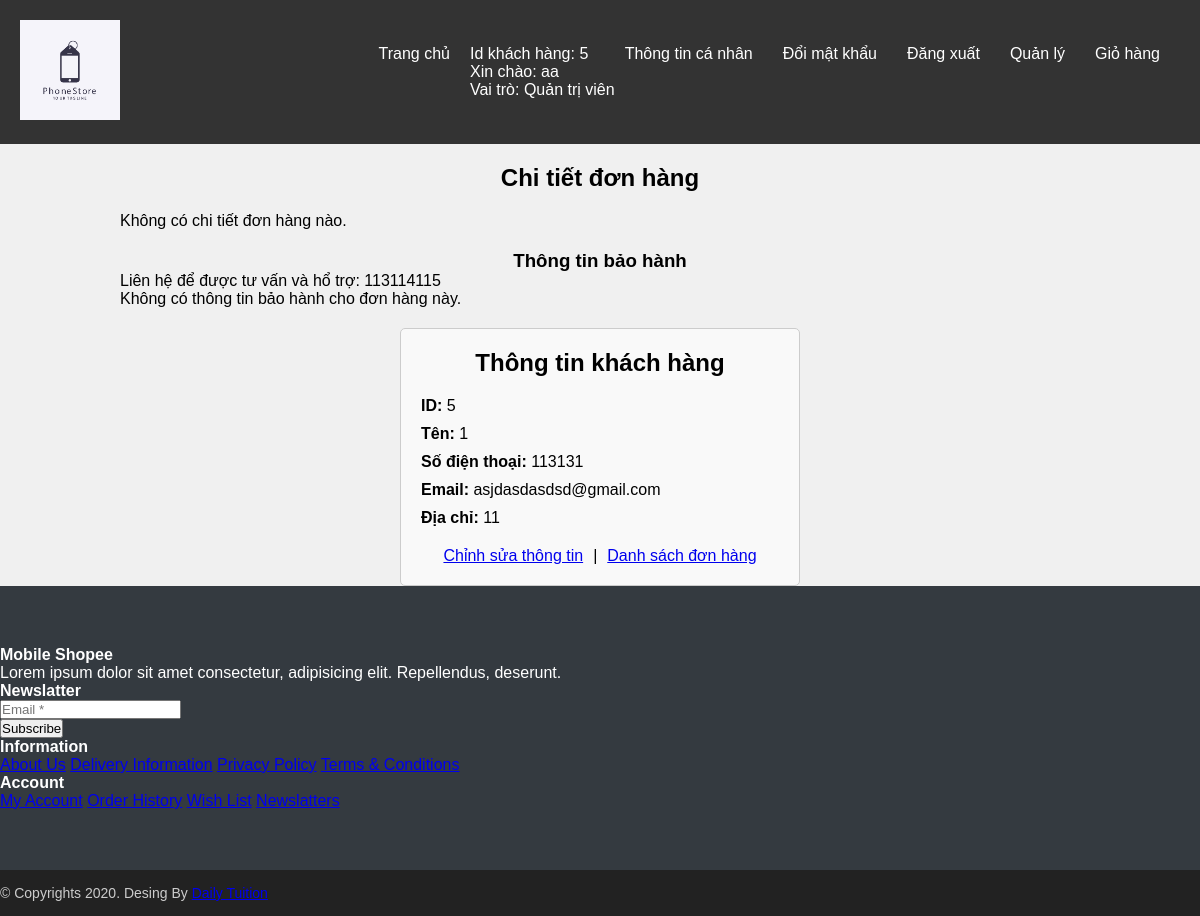
/user/index.php?ctrl=customerUserController&action=viewOrderDetail&id=154 (signed in), run on an earlier commit of the app's database.
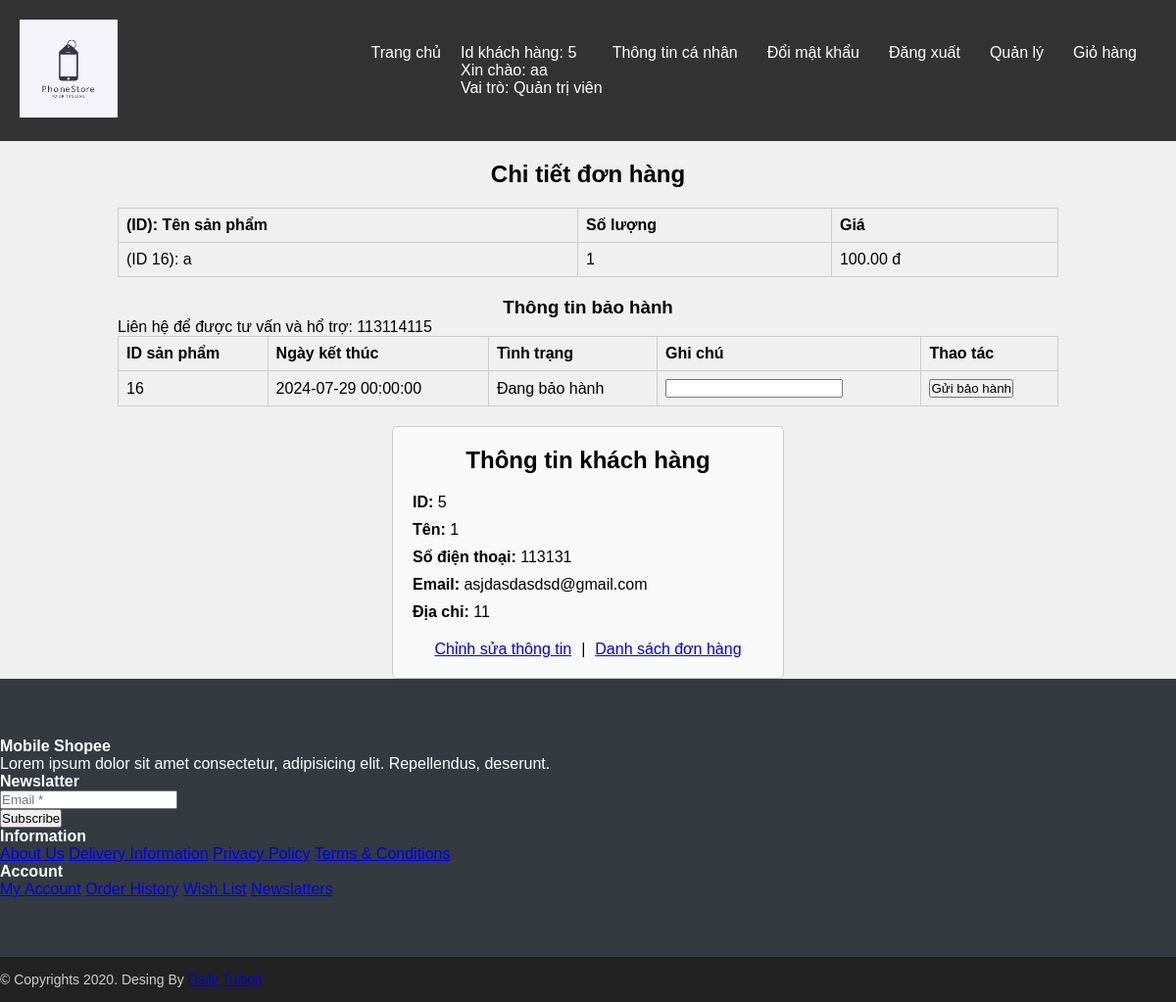
And on a later commit of the database.
### tables this page shows
CREATE TABLE `chi_tiet_don_hang` (
  `id` int(11) NOT NULL,
  `id_don_hang` int(11) DEFAULT NULL,
  `id_san_pham` int(11) DEFAULT NULL,
  `so_luong` int(11) DEFAULT NULL,
  `gia` decimal(10,2) DEFAULT NULL
);

CREATE TABLE `san_pham` (
  `id` int(11) NOT NULL,
  `ten` varchar(255) DEFAULT NULL,
  `anh` varchar(255) DEFAULT NULL,
  `id_danh_muc` int(11) DEFAULT NULL,
  `gia` decimal(10,3) DEFAULT NULL,
  `so_luong` int(11) DEFAULT NULL,
  `mo_ta` text DEFAULT NULL
);

CREATE TABLE `phieu_bao_hanh` (
  `id` int(11) NOT NULL,
  `id_san_pham` int(11) DEFAULT NULL,
  `id_don_hang` int(11) DEFAULT NULL,
  `ngay_lap` datetime DEFAULT NULL,
  `ngay_het_han` datetime DEFAULT NULL,
  `tinh_trang` varchar(255) DEFAULT NULL,
  `ghi_chu` text DEFAULT NULL
);

### lib/database.php (called while the page is built, shortened)
<?php
class Database
{
    private $host = "localhost";
    private $username = "root";
    private $password = "";
    private $database = "phonestore";
    private $conn;
    public function __construct()
    {
        $this->conn = $this->connectDB();
    }
    private function connectDB()
    {
        $conn = mysqli_connect($this->host, $this->username, $this->password, $this->database);
        return $conn;
    }
    public function select($query)
    {
        $result = mysqli_query($this->conn, $query);
        if ($result) {
            $data = mysqli_fetch_all($result, MYSQLI_ASSOC);
            return $data;
        } else {
            die(mysqli_error($this->conn));
        }
    }
}

### user/model/customerUserModel.php (called while the page is built, shortened)
<?php
class customerUserModel
{
    private $db;
    public function __construct()
    {
        $this->db = new Database();
    }
    public function getOrderDetailsByOrderId($id_don_hang)
    {
        $query = "SELECT chi_tiet_don_hang.*,san_pham.ten AS ten_san_pham
              FROM chi_tiet_don_hang
              JOIN san_pham ON chi_tiet_don_hang.id_san_pham = san_pham.id
              where id_don_hang = $id_don_hang";;
        return $this->db->select($query);
    }
}

### user/model/cartModel.php (called while the page is built, shortened)
<?php
class CartModel
{
    private $db;
    public function __construct()
    {
        $this->db = new Database();
    }
    public function getWarrantyInfoByOrderId($id_don_hang)
    {
        $query = "SELECT * FROM phieu_bao_hanh WHERE id_don_hang = $id_don_hang";
        $result = $this->db->select($query);
        return $result;
    }
}

### user/view/infoUser.php (the view, shortened to what the changed rows need)
<!DOCTYPE html>
<html lang="vi">
<head>
</head>
<body>
    <div class="customer-info">
        <h2>Thông tin khách hàng</h2>
    </div>
</body>
</html>

### user/view/orderDetailUserView.php (shortened to what the changed rows need)
<!DOCTYPE html>
<html lang="vi">
<head>
</head>
<body>
    <div class="order-details">
        <h2>Chi tiết đơn hàng</h2>
        <?php if (!empty($orderDetails)) : ?>
            <table>
                <thead>
                    <tr>
                        <th>(ID): Tên sản phẩm</th>
                        <th>Số lượng</th>
                        <th>Giá</th>
                    </tr>
                </thead>
                <tbody>
                    <?php foreach ($orderDetails as $orderDetail) : ?>
                        <tr>
                            <td><?php echo '(ID ' . $orderDetail['id_san_pham'] . "): " . $orderDetail['ten_san_pham']; ?></td>
                            <td><?php echo $orderDetail['so_luong']; ?></td>
                            <td><?php echo $orderDetail['gia'] . ' đ'; ?></td>
                        </tr>
                    <?php endforeach; ?>
                </tbody>
            </table>
        <?php else : ?>
            <p>Không có chi tiết đơn hàng nào.</p>
        <?php endif; ?>
        <div class="warranty-info">
            <h3>Thông tin bảo hành</h3>
            <p>Liên hệ để được tư vấn và hổ trợ: 113114115</p>
            <?php if (!empty($warrantyInfo)) : ?>
                <table>
                    <thead>
                        <tr>
                            <th> ID sản phẩm </th>
                            <th>Ngày kết thúc</th>
                            <th>Tình trạng</th>
                            <th>Ghi chú</th>
                            <th>Thao tác</th>
                        </tr>
                    </thead>
                    <tbody>
                        <?php foreach ($warrantyInfo as $warranty) : ?>
                            <tr>
                                <td><?php echo $warranty['id_san_pham']; ?></td>
                                <td><?php echo $warranty['ngay_het_han']; ?></td>
                                <td><?php echo $warranty['tinh_trang']; ?></td>
                                <td>
                                    <form action="index.php?ctrl=customerUserController&action=updateWarrantyInfo&id=<?php echo $warranty['id_don_hang']; ?>" method="post">
                                        <?php
                                        if ($warranty['tinh_trang'] == 'Chờ xử lý' || $warranty['tinh_trang'] == 'Hết hạn bảo hành') {
                                            echo '<input type="text" name="ghi_chu" value="' . $warranty['ghi_chu'] . '" required disabled>';
                                        } else {
                                            echo '<input type="text" name="ghi_chu" value="' . $warranty['ghi_chu'] . '" required>';
                                        }
                                        ?>
                                </td>
                                <td>
                                    <?php
                                    if ($warranty['tinh_trang'] == 'Chờ xử lý' ||  $warranty['tinh_trang'] == 'Hết hạn bảo hành') {
                                        echo '<input type="submit" value="Gửi bảo hành" disabled>';
                                    } else {
                                        echo '<input type="submit" value="Gửi bảo hành">';
                                    }
                                    ?>
                                </td>
                            </tr>
                        <?php endforeach; ?>
                    </tbody>
                </table>
            <?php else : ?>
                <p>Không có thông tin bảo hành cho đơn hàng này.</p>
            <?php endif; ?>
        </div>
    </div>
</body>
</html>

What changed in the data, as far as the page shows it:
added chi_tiet_don_hang: id_san_pham "16", id_san_pham.ten "a", so_luong "1", gia "100.00"
added phieu_bao_hanh: id_san_pham "16", ngay_het_han "2024-07-29 00:00:00", tinh_trang "Đang bảo hành"
Also different on the page:
text no longer shown: "Không có chi tiết đơn hàng nào. Không có thông tin bảo hành cho đơn hàng này."
text now shown: "(ID): Tên sản phẩm Số lượng Giá ID sản phẩm Ngày kết thúc Tình trạng Ghi chú Thao tác"
